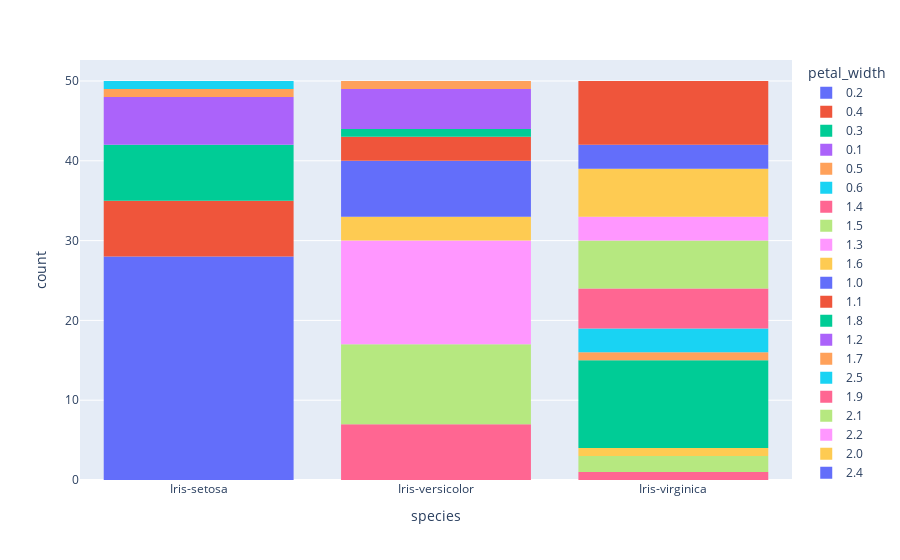

Write notebook code for a chart like this one.
### Code cell
fig3 = px.histogram(df, x="species", color="petal_width")  
fig3.show()

### Figure 1 — Plotly figure (JSON) as saved in the notebook; plotly's stock layout.template omitted (floating-point values rounded to 4 significant figures)
{"data": [{"alignmentgroup": "True", "bingroup": "x", "hovertemplate": "petal_width=0.2<br>species=%{x}<br>count=%{y}<extra></extra>", "legendgroup": "0.2", "marker": {"color": "#636efa", "pattern": {"shape": ""}}, "name": "0.2", "offsetgroup": "0.2", "orientation": "v", "showlegend": true, "type": "histogram", "x": ["Iris-setosa", "Iris-setosa", "Iris-setosa", "Iris-setosa", "Iris-setosa", "Iris-setosa", "Iris-setosa", "Iris-setosa", "Iris-setosa", "Iris-setosa", "Iris-setosa", "Iris-setosa", "Iris-setosa", "Iris-setosa", "Iris-setosa", "Iris-setosa", "Iris-setosa", "Iris-setosa", "Iris-setosa", "Iris-setosa", "Iris-setosa", "Iris-setosa", "Iris-setosa", "Iris-setosa", "Iris-setosa", "Iris-setosa", "Iris-setosa", "Iris-setosa"], "xaxis": "x", "yaxis": "y"}, {"alignmentgroup": "True", "bingroup": "x", "hovertemplate": "petal_width=0.4<br>species=%{x}<br>count=%{y}<extra></extra>", "legendgroup": "0.4", "marker": {"color": "#EF553B", "pattern": {"shape": ""}}, "name": "0.4", "offsetgroup": "0.4", "orientation": "v", "showlegend": true, "type": "histogram", "x": ["Iris-setosa", "Iris-setosa", "Iris-setosa", "Iris-setosa", "Iris-setosa", "Iris-setosa", "Iris-setosa"], "xaxis": "x", "yaxis": "y"}, {"alignmentgroup": "True", "bingroup": "x", "hovertemplate": "petal_width=0.3<br>species=%{x}<br>count=%{y}<extra></extra>", "legendgroup": "0.3", "marker": {"color": "#00cc96", "pattern": {"shape": ""}}, "name": "0.3", "offsetgroup": "0.3", "orientation": "v", "showlegend": true, "type": "histogram", "x": ["Iris-setosa", "Iris-setosa", "Iris-setosa", "Iris-setosa", "Iris-setosa", "Iris-setosa", "Iris-setosa"], "xaxis": "x", "yaxis": "y"}, {"alignmentgroup": "True", "bingroup": "x", "hovertemplate": "petal_width=0.1<br>species=%{x}<br>count=%{y}<extra></extra>", "legendgroup": "0.1", "marker": {"color": "#ab63fa", "pattern": {"shape": ""}}, "name": "0.1", "offsetgroup": "0.1", "orientation": "v", "showlegend": true, "type": "histogram", "x": ["Iris-setosa", "Iris-setosa", "Iris-setosa", "Iris-setosa", "Iris-setosa", "Iris-setosa"], "xaxis": "x", "yaxis": "y"}, {"alignmentgroup": "True", "bingroup": "x", "hovertemplate": "petal_width=0.5<br>species=%{x}<br>count=%{y}<extra></extra>", "legendgroup": "0.5", "marker": {"color": "#FFA15A", "pattern": {"shape": ""}}, "name": "0.5", "offsetgroup": "0.5", "orientation": "v", "showlegend": true, "type": "histogram", "x": ["Iris-setosa"], "xaxis": "x", "yaxis": "y"}, {"alignmentgroup": "True", "bingroup": "x", "hovertemplate": "petal_width=0.6<br>species=%{x}<br>count=%{y}<extra></extra>", "legendgroup": "0.6", "marker": {"color": "#19d3f3", "pattern": {"shape": ""}}, "name": "0.6", "offsetgroup": "0.6", "orientation": "v", "showlegend": true, "type": "histogram", "x": ["Iris-setosa"], "xaxis": "x", "yaxis": "y"}, {"alignmentgroup": "True", "bingroup": "x", "hovertemplate": "petal_width=1.4<br>species=%{x}<br>count=%{y}<extra></extra>", "legendgroup": "1.4", "marker": {"color": "#FF6692", "pattern": {"shape": ""}}, "name": "1.4", "offsetgroup": "1.4", "orientation": "v", "showlegend": true, "type": "histogram", "x": ["Iris-versicolor", "Iris-versicolor", "Iris-versicolor", "Iris-versicolor", "Iris-versicolor", "Iris-versicolor", "Iris-versicolor", "Iris-virginica"], "xaxis": "x", "yaxis": "y"}, {"alignmentgroup": "True", "bingroup": "x", "hovertemplate": "petal_width=1.5<br>species=%{x}<br>count=%{y}<extra></extra>", "legendgroup": "1.5", "marker": {"color": "#B6E880", "pattern": {"shape": ""}}, "name": "1.5", "offsetgroup": "1.5", "orientation": "v", "showlegend": true, "type": "histogram", "x": ["Iris-versicolor", "Iris-versicolor", "Iris-versicolor", "Iris-versicolor", "Iris-versicolor", "Iris-versicolor", "Iris-versicolor", "Iris-versicolor", "Iris-versicolor", "Iris-versicolor", "Iris-virginica", "Iris-virginica"], "xaxis": "x", "yaxis": "y"}, {"alignmentgroup": "True", "bingroup": "x", "hovertemplate": "petal_width=1.3<br>species=%{x}<br>count=%{y}<extra></extra>", "legendgroup": "1.3", "marker": {"color": "#FF97FF", "pattern": {"shape": ""}}, "name": "1.3", "offsetgroup": "1.3", "orientation": "v", "showlegend": true, "type": "histogram", "x": ["Iris-versicolor", "Iris-versicolor", "Iris-versicolor", "Iris-versicolor", "Iris-versicolor", "Iris-versicolor", "Iris-versicolor", "Iris-versicolor", "Iris-versicolor", "Iris-versicolor", "Iris-versicolor", "Iris-versicolor", "Iris-versicolor"], "xaxis": "x", "yaxis": "y"}, {"alignmentgroup": "True", "bingroup": "x", "hovertemplate": "petal_width=1.6<br>species=%{x}<br>count=%{y}<extra></extra>", "legendgroup": "1.6", "marker": {"color": "#FECB52", "pattern": {"shape": ""}}, "name": "1.6", "offsetgroup": "1.6", "orientation": "v", "showlegend": true, "type": "histogram", "x": ["Iris-versicolor", "Iris-versicolor", "Iris-versicolor", "Iris-virginica"], "xaxis": "x", "yaxis": "y"}, {"alignmentgroup": "True", "bingroup": "x", "hovertemplate": "petal_width=1.0<br>species=%{x}<br>count=%{y}<extra></extra>", "legendgroup": "1.0", "marker": {"color": "#636efa", "pattern": {"shape": ""}}, "name": "1.0", "offsetgroup": "1.0", "orientation": "v", "showlegend": true, "type": "histogram", "x": ["Iris-versicolor", "Iris-versicolor", "Iris-versicolor", "Iris-versicolor", "Iris-versicolor", "Iris-versicolor", "Iris-versicolor"], "xaxis": "x", "yaxis": "y"}, {"alignmentgroup": "True", "bingroup": "x", "hovertemplate": "petal_width=1.1<br>species=%{x}<br>count=%{y}<extra></extra>", "legendgroup": "1.1", "marker": {"color": "#EF553B", "pattern": {"shape": ""}}, "name": "1.1", "offsetgroup": "1.1", "orientation": "v", "showlegend": true, "type": "histogram", "x": ["Iris-versicolor", "Iris-versicolor", "Iris-versicolor"], "xaxis": "x", "yaxis": "y"}, {"alignmentgroup": "True", "bingroup": "x", "hovertemplate": "petal_width=1.8<br>species=%{x}<br>count=%{y}<extra></extra>", "legendgroup": "1.8", "marker": {"color": "#00cc96", "pattern": {"shape": ""}}, "name": "1.8", "offsetgroup": "1.8", "orientation": "v", "showlegend": true, "type": "histogram", "x": ["Iris-versicolor", "Iris-virginica", "Iris-virginica", "Iris-virginica", "Iris-virginica", "Iris-virginica", "Iris-virginica", "Iris-virginica", "Iris-virginica", "Iris-virginica", "Iris-virginica", "Iris-virginica"], "xaxis": "x", "yaxis": "y"}, {"alignmentgroup": "True", "bingroup": "x", "hovertemplate": "petal_width=1.2<br>species=%{x}<br>count=%{y}<extra></extra>", "legendgroup": "1.2", "marker": {"color": "#ab63fa", "pattern": {"shape": ""}}, "name": "1.2", "offsetgroup": "1.2", "orientation": "v", "showlegend": true, "type": "histogram", "x": ["Iris-versicolor", "Iris-versicolor", "Iris-versicolor", "Iris-versicolor", "Iris-versicolor"], "xaxis": "x", "yaxis": "y"}, {"alignmentgroup": "True", "bingroup": "x", "hovertemplate": "petal_width=1.7<br>species=%{x}<br>count=%{y}<extra></extra>", "legendgroup": "1.7", "marker": {"color": "#FFA15A", "pattern": {"shape": ""}}, "name": "1.7", "offsetgroup": "1.7", "orientation": "v", "showlegend": true, "type": "histogram", "x": ["Iris-versicolor", "Iris-virginica"], "xaxis": "x", "yaxis": "y"}, {"alignmentgroup": "True", "bingroup": "x", "hovertemplate": "petal_width=2.5<br>species=%{x}<br>count=%{y}<extra></extra>", "legendgroup": "2.5", "marker": {"color": "#19d3f3", "pattern": {"shape": ""}}, "name": "2.5", "offsetgroup": "2.5", "orientation": "v", "showlegend": true, "type": "histogram", "x": ["Iris-virginica", "Iris-virginica", "Iris-virginica"], "xaxis": "x", "yaxis": "y"}, {"alignmentgroup": "True", "bingroup": "x", "hovertemplate": "petal_width=1.9<br>species=%{x}<br>count=%{y}<extra></extra>", "legendgroup": "1.9", "marker": {"color": "#FF6692", "pattern": {"shape": ""}}, "name": "1.9", "offsetgroup": "1.9", "orientation": "v", "showlegend": true, "type": "histogram", "x": ["Iris-virginica", "Iris-virginica", "Iris-virginica", "Iris-virginica", "Iris-virginica"], "xaxis": "x", "yaxis": "y"}, {"alignmentgroup": "True", "bingroup": "x", "hovertemplate": "petal_width=2.1<br>species=%{x}<br>count=%{y}<extra></extra>", "legendgroup": "2.1", "marker": {"color": "#B6E880", "pattern": {"shape": ""}}, "name": "2.1", "offsetgroup": "2.1", "orientation": "v", "showlegend": true, "type": "histogram", "x": ["Iris-virginica", "Iris-virginica", "Iris-virginica", "Iris-virginica", "Iris-virginica", "Iris-virginica"], "xaxis": "x", "yaxis": "y"}, {"alignmentgroup": "True", "bingroup": "x", "hovertemplate": "petal_width=2.2<br>species=%{x}<br>count=%{y}<extra></extra>", "legendgroup": "2.2", "marker": {"color": "#FF97FF", "pattern": {"shape": ""}}, "name": "2.2", "offsetgroup": "2.2", "orientation": "v", "showlegend": true, "type": "histogram", "x": ["Iris-virginica", "Iris-virginica", "Iris-virginica"], "xaxis": "x", "yaxis": "y"}, {"alignmentgroup": "True", "bingroup": "x", "hovertemplate": "petal_width=2.0<br>species=%{x}<br>count=%{y}<extra></extra>", "legendgroup": "2.0", "marker": {"color": "#FECB52", "pattern": {"shape": ""}}, "name": "2.0", "offsetgroup": "2.0", "orientation": "v", "showlegend": true, "type": "histogram", "x": ["Iris-virginica", "Iris-virginica", "Iris-virginica", "Iris-virginica", "Iris-virginica", "Iris-virginica"], "xaxis": "x", "yaxis": "y"}, {"alignmentgroup": "True", "bingroup": "x", "hovertemplate": "petal_width=2.4<br>species=%{x}<br>count=%{y}<extra></extra>", "legendgroup": "2.4", "marker": {"color": "#636efa", "pattern": {"shape": ""}}, "name": "2.4", "offsetgroup": "2.4", "orientation": "v", "showlegend": true, "type": "histogram", "x": ["Iris-virginica", "Iris-virginica", "Iris-virginica"], "xaxis": "x", "yaxis": "y"}, {"alignmentgroup": "True", "bingroup": "x", "hovertemplate": "petal_width=2.3<br>species=%{x}<br>count=%{y}<extra></extra>", "legendgroup": "2.3", "marker": {"color": "#EF553B", "pattern": {"shape": ""}}, "name": "2.3", "offsetgroup": "2.3", "orientation": "v", "showlegend": true, "type": "histogram", "x": ["Iris-virginica", "Iris-virginica", "Iris-virginica", "Iris-virginica", "Iris-virginica", "Iris-virginica", "Iris-virginica", "Iris-virginica"], "xaxis": "x", "yaxis": "y"}], "layout": {"barmode": "relative", "legend": {"title": {"text": "petal_width"}, "tracegroupgap": 0}, "margin": {"t": 60}, "xaxis": {"anchor": "y", "domain": [0, 1], "title": {"text": "species"}}, "yaxis": {"anchor": "x", "domain": [0, 1], "title": {"text": "count"}}}}
